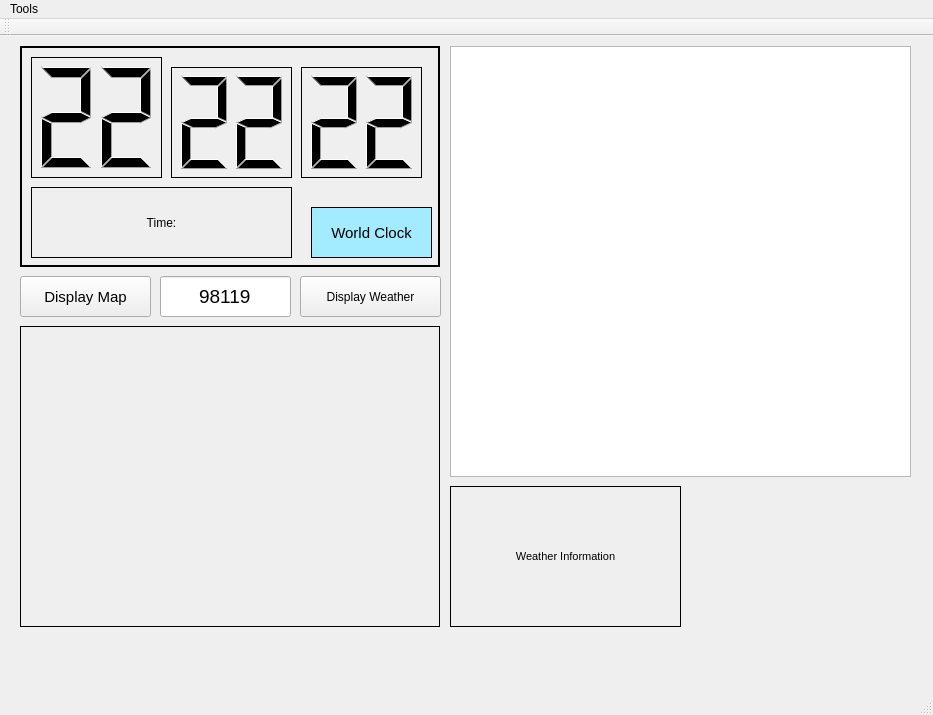
<?xml version="1.0" encoding="UTF-8"?>
<ui version="4.0">
 <class>MainWindow</class>
 <widget class="QMainWindow" name="MainWindow">
  <property name="geometry">
   <rect>
    <x>0</x>
    <y>0</y>
    <width>933</width>
    <height>715</height>
   </rect>
  </property>
  <property name="windowTitle">
   <string>MainWindow</string>
  </property>
  <widget class="QWidget" name="centralWidget">
   <widget class="QPushButton" name="imageDownloadButton">
    <property name="geometry">
     <rect>
      <x>20</x>
      <y>240</y>
      <width>131</width>
      <height>41</height>
     </rect>
    </property>
    <property name="font">
     <font>
      <pointsize>11</pointsize>
     </font>
    </property>
    <property name="text">
     <string>Display Map</string>
    </property>
   </widget>
   <widget class="QLabel" name="imageLabel">
    <property name="geometry">
     <rect>
      <x>20</x>
      <y>290</y>
      <width>420</width>
      <height>301</height>
     </rect>
    </property>
    <property name="styleSheet">
     <string notr="true">border: 1px solid black;
border-image:url(:images/map.jpg);</string>
    </property>
    <property name="text">
     <string/>
    </property>
   </widget>
   <widget class="QLineEdit" name="zipCodeEdit">
    <property name="geometry">
     <rect>
      <x>160</x>
      <y>240</y>
      <width>131</width>
      <height>41</height>
     </rect>
    </property>
    <property name="font">
     <font>
      <pointsize>14</pointsize>
     </font>
    </property>
    <property name="inputMask">
     <string>99999</string>
    </property>
    <property name="text">
     <string>98119</string>
    </property>
    <property name="alignment">
     <set>Qt::AlignCenter</set>
    </property>
   </widget>
   <widget class="QPushButton" name="weatherDownloadButton">
    <property name="geometry">
     <rect>
      <x>300</x>
      <y>240</y>
      <width>141</width>
      <height>41</height>
     </rect>
    </property>
    <property name="font">
     <font>
      <pointsize>9</pointsize>
     </font>
    </property>
    <property name="text">
     <string>Display Weather</string>
    </property>
   </widget>
   <widget class="QLabel" name="weatherLabel">
    <property name="geometry">
     <rect>
      <x>450</x>
      <y>450</y>
      <width>231</width>
      <height>141</height>
     </rect>
    </property>
    <property name="font">
     <font>
      <pointsize>8</pointsize>
     </font>
    </property>
    <property name="styleSheet">
     <string notr="true">border: 1px solid black</string>
    </property>
    <property name="text">
     <string>Weather Information</string>
    </property>
    <property name="alignment">
     <set>Qt::AlignCenter</set>
    </property>
   </widget>
   <widget class="QStackedWidget" name="clockWidget">
    <property name="geometry">
     <rect>
      <x>20</x>
      <y>10</y>
      <width>420</width>
      <height>221</height>
     </rect>
    </property>
    <property name="contextMenuPolicy">
     <enum>Qt::DefaultContextMenu</enum>
    </property>
    <property name="styleSheet">
     <string notr="true">border: 1px solid black</string>
    </property>
    <property name="currentIndex">
     <number>0</number>
    </property>
    <widget class="QWidget" name="page">
     <widget class="QLabel" name="timeLabel">
      <property name="geometry">
       <rect>
        <x>10</x>
        <y>140</y>
        <width>261</width>
        <height>71</height>
       </rect>
      </property>
      <property name="font">
       <font>
        <pointsize>9</pointsize>
       </font>
      </property>
      <property name="text">
       <string>Time:</string>
      </property>
      <property name="alignment">
       <set>Qt::AlignCenter</set>
      </property>
     </widget>
     <widget class="QPushButton" name="worldButton">
      <property name="geometry">
       <rect>
        <x>290</x>
        <y>160</y>
        <width>121</width>
        <height>51</height>
       </rect>
      </property>
      <property name="font">
       <font>
        <pointsize>11</pointsize>
       </font>
      </property>
      <property name="styleSheet">
       <string notr="true">QPushButton {
border-style: solid;
border-width: 1px;
border-radius:50px;
 background-color:rgb(163, 235, 255)
}
QPushButton:pressed {
    background-color: rgb(103, 103, 103)
}</string>
      </property>
      <property name="text">
       <string>World Clock</string>
      </property>
     </widget>
     <widget class="QLCDNumber" name="secondLCD">
      <property name="geometry">
       <rect>
        <x>280</x>
        <y>20</y>
        <width>121</width>
        <height>111</height>
       </rect>
      </property>
      <property name="digitCount">
       <number>2</number>
      </property>
      <property name="value" stdset="0">
       <double>22.000000000000000</double>
      </property>
      <property name="intValue" stdset="0">
       <number>22</number>
      </property>
     </widget>
     <widget class="QLCDNumber" name="minuteLCD">
      <property name="geometry">
       <rect>
        <x>150</x>
        <y>20</y>
        <width>121</width>
        <height>111</height>
       </rect>
      </property>
      <property name="digitCount">
       <number>2</number>
      </property>
      <property name="value" stdset="0">
       <double>22.000000000000000</double>
      </property>
      <property name="intValue" stdset="0">
       <number>22</number>
      </property>
     </widget>
     <widget class="QLCDNumber" name="hourLCD">
      <property name="geometry">
       <rect>
        <x>10</x>
        <y>10</y>
        <width>131</width>
        <height>121</height>
       </rect>
      </property>
      <property name="digitCount">
       <number>2</number>
      </property>
      <property name="value" stdset="0">
       <double>22.000000000000000</double>
      </property>
      <property name="intValue" stdset="0">
       <number>22</number>
      </property>
     </widget>
    </widget>
    <widget class="QWidget" name="page_2">
     <widget class="QPushButton" name="currentButton">
      <property name="geometry">
       <rect>
        <x>10</x>
        <y>150</y>
        <width>121</width>
        <height>51</height>
       </rect>
      </property>
      <property name="font">
       <font>
        <pointsize>10</pointsize>
       </font>
      </property>
      <property name="styleSheet">
       <string notr="true">QPushButton {
border-style: solid;
border-width: 1px;
border-radius:50px;
 background-color:rgb(163, 235, 255)
}
QPushButton:pressed {
    background-color: rgb(103, 103, 103)
}</string>
      </property>
      <property name="text">
       <string>Current Time</string>
      </property>
     </widget>
     <widget class="QLCDNumber" name="worldSecondLCD">
      <property name="geometry">
       <rect>
        <x>270</x>
        <y>30</y>
        <width>81</width>
        <height>71</height>
       </rect>
      </property>
      <property name="digitCount">
       <number>2</number>
      </property>
      <property name="value" stdset="0">
       <double>22.000000000000000</double>
      </property>
      <property name="intValue" stdset="0">
       <number>22</number>
      </property>
     </widget>
     <widget class="QLCDNumber" name="worldHourLCD">
      <property name="geometry">
       <rect>
        <x>70</x>
        <y>10</y>
        <width>101</width>
        <height>91</height>
       </rect>
      </property>
      <property name="digitCount">
       <number>2</number>
      </property>
      <property name="value" stdset="0">
       <double>22.000000000000000</double>
      </property>
      <property name="intValue" stdset="0">
       <number>22</number>
      </property>
     </widget>
     <widget class="QLCDNumber" name="worldMinuteLCD">
      <property name="geometry">
       <rect>
        <x>180</x>
        <y>30</y>
        <width>81</width>
        <height>71</height>
       </rect>
      </property>
      <property name="digitCount">
       <number>2</number>
      </property>
      <property name="value" stdset="0">
       <double>22.000000000000000</double>
      </property>
      <property name="intValue" stdset="0">
       <number>22</number>
      </property>
     </widget>
     <widget class="QComboBox" name="worldComboBox">
      <property name="geometry">
       <rect>
        <x>70</x>
        <y>110</y>
        <width>281</width>
        <height>22</height>
       </rect>
      </property>
      <item>
       <property name="text">
        <string>New York</string>
       </property>
      </item>
      <item>
       <property name="text">
        <string>Los Angeles</string>
       </property>
      </item>
      <item>
       <property name="text">
        <string>Dubai</string>
       </property>
      </item>
      <item>
       <property name="text">
        <string>Seoul</string>
       </property>
      </item>
      <item>
       <property name="text">
        <string>Ho Chi Minh</string>
       </property>
      </item>
      <item>
       <property name="text">
        <string>Hong Kong</string>
       </property>
      </item>
      <item>
       <property name="text">
        <string>Beijing</string>
       </property>
      </item>
      <item>
       <property name="text">
        <string>Tokyo</string>
       </property>
      </item>
      <item>
       <property name="text">
        <string>Sydney</string>
       </property>
      </item>
      <item>
       <property name="text">
        <string>Paris</string>
       </property>
      </item>
      <item>
       <property name="text">
        <string>London</string>
       </property>
      </item>
     </widget>
     <widget class="QLabel" name="worldTimeLabel">
      <property name="geometry">
       <rect>
        <x>150</x>
        <y>140</y>
        <width>261</width>
        <height>71</height>
       </rect>
      </property>
      <property name="font">
       <font>
        <pointsize>9</pointsize>
       </font>
      </property>
      <property name="text">
       <string>Time:</string>
      </property>
      <property name="alignment">
       <set>Qt::AlignCenter</set>
      </property>
     </widget>
    </widget>
   </widget>
   <widget class="QTableView" name="tableView">
    <property name="geometry">
     <rect>
      <x>450</x>
      <y>10</y>
      <width>461</width>
      <height>431</height>
     </rect>
    </property>
    <attribute name="horizontalHeaderVisible">
     <bool>false</bool>
    </attribute>
    <attribute name="horizontalHeaderCascadingSectionResizes">
     <bool>false</bool>
    </attribute>
    <attribute name="horizontalHeaderDefaultSectionSize">
     <number>150</number>
    </attribute>
    <attribute name="verticalHeaderVisible">
     <bool>false</bool>
    </attribute>
   </widget>
   <widget class="QLabel" name="photoLabel">
    <property name="geometry">
     <rect>
      <x>690</x>
      <y>450</y>
      <width>221</width>
      <height>141</height>
     </rect>
    </property>
    <property name="font">
     <font>
      <pointsize>10</pointsize>
     </font>
    </property>
    <property name="styleSheet">
     <string notr="true">background-image:url(:images/1.jpg);</string>
    </property>
    <property name="text">
     <string/>
    </property>
    <property name="alignment">
     <set>Qt::AlignCenter</set>
    </property>
   </widget>
  </widget>
  <widget class="QMenuBar" name="menuBar">
   <property name="geometry">
    <rect>
     <x>0</x>
     <y>0</y>
     <width>933</width>
     <height>31</height>
    </rect>
   </property>
   <widget class="QMenu" name="menuTools">
    <property name="title">
     <string>Tools</string>
    </property>
    <addaction name="actionOpen_a_to_do_list"/>
    <addaction name="separator"/>
    <addaction name="actionExit"/>
   </widget>
   <addaction name="menuTools"/>
  </widget>
  <widget class="QToolBar" name="mainToolBar">
   <attribute name="toolBarArea">
    <enum>TopToolBarArea</enum>
   </attribute>
   <attribute name="toolBarBreak">
    <bool>false</bool>
   </attribute>
  </widget>
  <widget class="QStatusBar" name="statusBar"/>
  <action name="actionOpen_a_to_do_list">
   <property name="text">
    <string>Open a To-Do list</string>
   </property>
  </action>
  <action name="actionExit">
   <property name="text">
    <string>Exit</string>
   </property>
  </action>
 </widget>
 <layoutdefault spacing="6" margin="11"/>
 <resources/>
 <connections/>
</ui>
